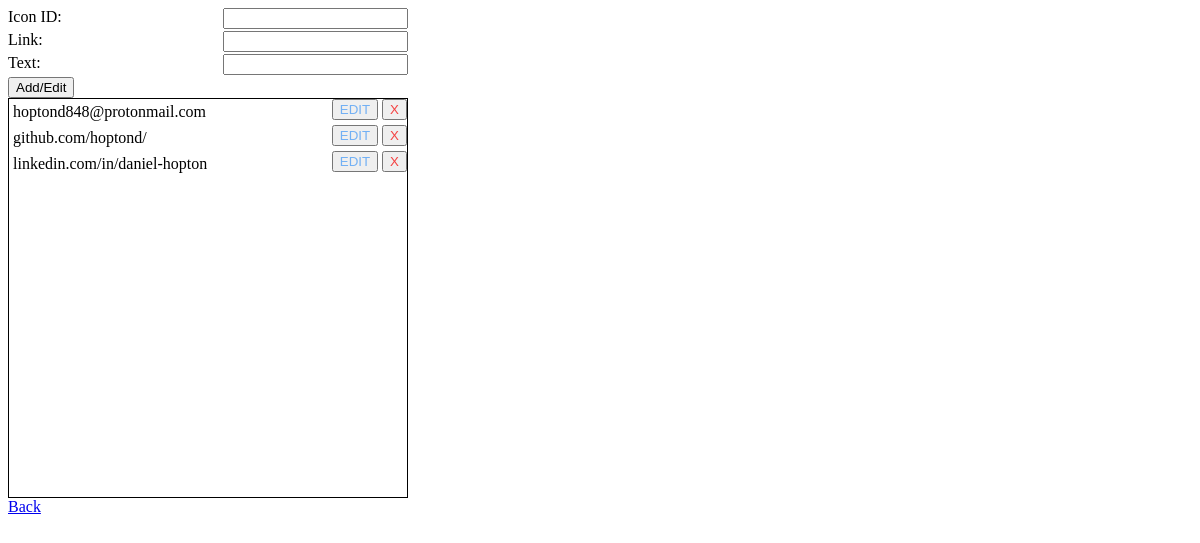
/edit/contact.php (signed in), run on the app's committed database.
### tables this page shows
CREATE TABLE `contact` (
  `id` int(11) unsigned NOT NULL AUTO_INCREMENT,
  `icon_id` int(11) unsigned NOT NULL,
  `link` varchar(255) NOT NULL DEFAULT 'todo: make page link to self in the event of no link',
  `text` varchar(255) DEFAULT '',
  PRIMARY KEY (`id`),
  KEY `icon_id` (`icon_id`),
  CONSTRAINT `contact_ibfk_1` FOREIGN KEY (`icon_id`) REFERENCES `icons` (`id`)
);

### edit/cms_functions.php (the view, shortened to what this page needs)
<?php
function getEditEntryID($getData) : int {
    if (!key_exists('edit', $getData) ||!key_exists('id', $getData)) {
        return -1;
    }
    return (int)$getData['id'];
}
function displayEditContactInfo(PDO $db, int $id) {
    $array = getContactInfoFromDB($db, $id);
    $output = '<div class="longinput"><label>Icon ID: </label><input name="icon_id" type="text" value="' . $array['icon_id'] . '"></div>';
    $output .= '<div class="longinput"><label>Link: </label><input name="link" type="text" value="' . $array['link'] . '"></div>';
    $output .= '<div class="longinput"><label>Text: </label><input name="text" type="text" value="' . $array['text'] . '"></div>';
    return $output;
}
function displayListHolderData(PDO $db, string $table, int $highlight = -1) {
    $output = '<ul><li>';
    $tables = [
        'badges' => ['value'],
        'projects' => ['title'],
        'contact' => ['text'],
        'icons' => ['value']
    ];
    $field = $tables[$table][0];
    $stmt = $db->prepare('SELECT `id`,' . $field . ' FROM ' . $table);
    $stmt->execute();
    $array = $stmt->fetchAll();
    $action = getActionLocation($table);
    foreach($array as $entry) {
        $name = $entry[$field];
        $output .= getListHolderEntry((int)$entry['id'], $highlight, $action, $name);
    }
    return $output .= '</li></ul>';
}
function getActionLocation (string $table) {
    switch ($table)
    {
        case 'contact': return 'doecontact.php';
    }
}
function getListHolderEntry(int $id, int $highlight, string $action, string $name) {
    return '<div>
                <p' . listTextColor($id, $highlight) . '>' . $name .'</p>
                <div class="listbuttons">
                    <form method="post" action ="' . $action . '">
                        <input class="edit" name="edit_' . $id . '" type="submit" value="EDIT">
                    </form>
                    <form method="post" action ="' . $action . '">
                        <input class="delete" name="del_' . $id . '" type="submit" value="X">
                        </form>
                </div>
           </div>';
}
function listTextColor(int $id, int $highlight) {
    return'';
}
function getContactInfoFromDB(PDO $db, int $id) {
    $stmt = $db->prepare('SELECT `icon_id`,`link`,`text` FROM `contact` WHERE `id` = :id LIMIT 1;');
    $stmt->bindParam(':id',$id);
    $stmt->execute();
    $contact = $stmt->fetch();
    return $contact;
}
function validateListTableRequest(string $table) {
    $values[0] = 'badges';
    $values[1] = 'contact';
    $values[2] = 'icons';
    $values[3] = 'projects';
    foreach ($values as $value) {
        if ($table === $value) {
            return TRUE;
        }
    }
    return FALSE;
}

### edit/style.css (style rules this page uses)
* { -webkit-box-sizing: border-box; -moz-box-sizing: border-box; box-sizing: border-box; }
ul { list-style-type: none; padding: 0; margin: 0; }
ul .listbuttons { float: right; }
ul form { display: inline; }
ul li { height: 26px; }
ul p { display: inline-block; margin: 4px 4px; }
.edit { color: #72b0f4; }
.delete { color: #f44242; }
.longinput { width: 400px; height: 23px; }
.longinput label { float: left; }
.longinput input { float: right; }

### data on the page
contact: text "hoptond848@protonmail.com"
contact: text "github.com/hoptond/"
contact: text "linkedin.com/in/daniel-hopton"
